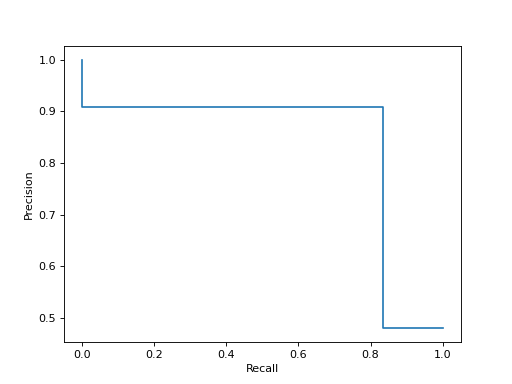

The script that drew this image:
import matplotlib.pyplot as plt
from sklearn.datasets import make_classification
from sklearn.metrics import (precision_recall_curve,
                             PrecisionRecallDisplay)
from sklearn.model_selection import train_test_split
from sklearn.svm import SVC
X, y = make_classification(random_state=0)
X_train, X_test, y_train, y_test = train_test_split(X, y,
                                                    random_state=0)
clf = SVC(random_state=0)
clf.fit(X_train, y_train)
# SVC(random_state=0)
predictions = clf.predict(X_test)
precision, recall, _ = precision_recall_curve(y_test, predictions)
disp = PrecisionRecallDisplay(precision=precision, recall=recall)
disp.plot()
# <...>
plt.show()
